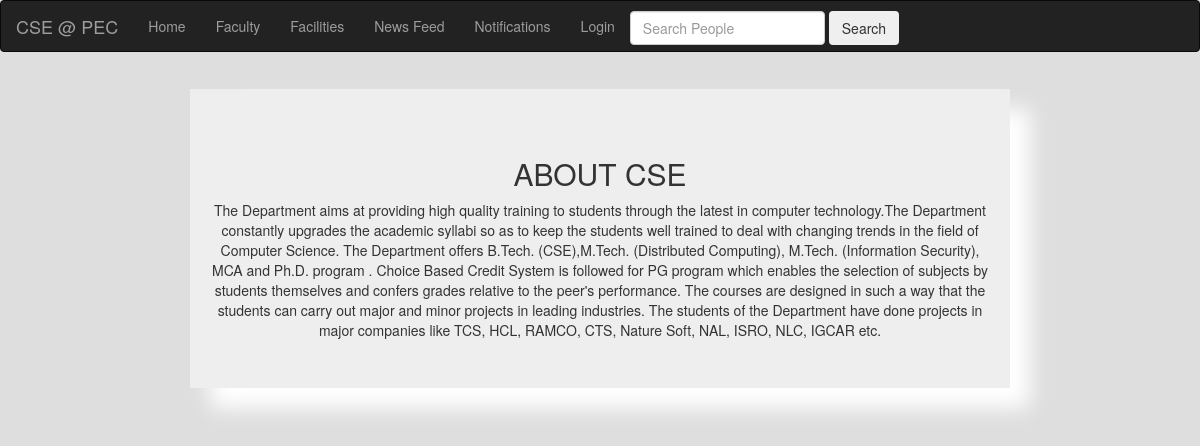
/CSE/index.php, run on an earlier commit of the app's database.
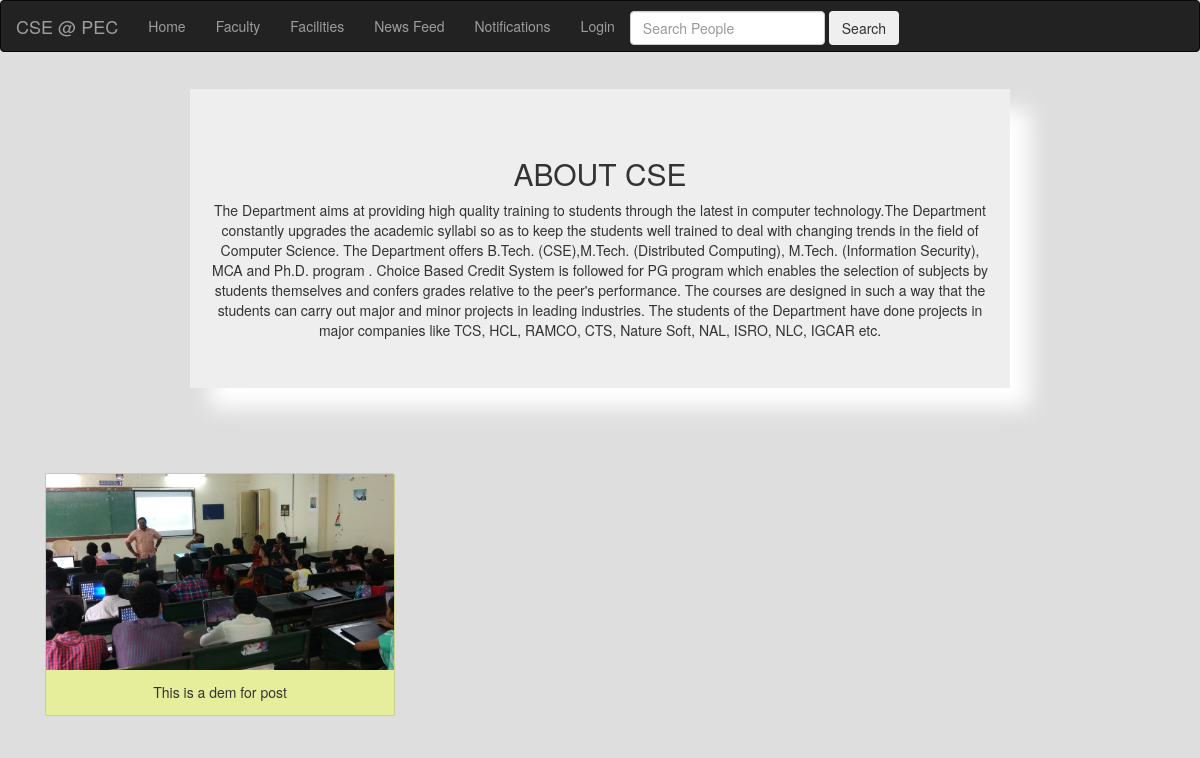
And on a later commit of the database.
### tables this page shows
CREATE TABLE `posts` (
  `id` int(11) NOT NULL,
  `body` text NOT NULL,
  `added_by` varchar(60) NOT NULL,
  `date_added` datetime NOT NULL,
  `user_closed` varchar(3) NOT NULL,
  `deleted` varchar(3) NOT NULL,
  `likes` int(11) NOT NULL,
  `image` varchar(500) NOT NULL
);

### CSE/index.php (the view, shortened to what this page needs)
<?php require 'include/header.php' ?>
<div class="container">
  <div id="myCarousel" class="carousel slide" data-ride="carousel">
    <a class="left carousel-control" href="#myCarousel" data-slide="prev">
      <span class="glyphicon glyphicon-chevron-left"></span>
    </a>
    <a class="right carousel-control" href="#myCarousel" data-slide="next">
      <span class="glyphicon glyphicon-chevron-right"></span>
    </a>
  </div>
</div>
<div id="container">
<div class="row">
  <div class="col-sm-2">
  </div>
  <div class="col-sm-8 jumbotron text-center addshadow">
    <h2 class="text-center">ABOUT CSE</h2>
    <div>
    </div>
  </div>
  <div class="col-sm-2">
  </div>
</div>
<br /><br />
<div class="container card-group text-center">
 <?php
      $data= mysqli_query($con,"SELECT * FROM posts WHERE added_by='admin_admin' ORDER BY date_added DESC");
      while($row=mysqli_fetch_array($data))
      {
        $imagePath="../wt/".$row['image'];
          $body=$row['body'];
          $color = array('#e6ee9c','#4fc3f7','#80deea','#ffcc80','#f8bbd0');
          $color_no=mt_rand(0,4);
          ?>
          <div class="col-sm-4"><div class='card' style='width:100%; margin-top:15px;margin-bottom:15px; background:<?php echo $color[$color_no] ?> ;'>
                <?php
                if($imagePath!='../wt/')
                { ?>
                <img  style='max-width:100%;' class='card-img-top' src='<?php echo $imagePath; ?>'>
                <?php
                }
                 ?>
                <div class='card-body'>
                  <div class='card-text'><?php echo $body; ?>
                  </div>
                </div>
          </div></div>
          <?php
      }
 ?>
</div>
</div>

### CSE/include/header.php (shortened to what this page needs)
<!DOCTYPE html>
<html lang="en">
<head>
  <link rel="stylesheet" href="css/bootstrap.css">
  <link rel="stylesheet" href="css/dynamicbg.css">
</head>
<body>
<nav class="navbar navbar-inverse">
  <div class="container-fluid">
    <div class="navbar-header">
      <a class="navbar-brand" href="index.php">CSE @ PEC</a>
    </div>
    <ul class="nav navbar-nav">
      <li><a href="index.php">Home</a></li>
      <li><a href="faculty.php">Faculty</a></li>
      <li><a href="newfacilities.php">Facilities</a></li>
      <li><a href="newsfeed.php">News Feed</a></li>
      <li><a href="notifications.php">Notifications</a></li>
      <li><a href="../wt/register.php">Login</a></li>
    </ul>
    <form class="form-inline" style="margin-top: 10px;" method="GET" action="searchEngine.php">
        <input class="form-control" type="search" placeholder="Search People" name="name" required>
        <button class="btn btn-outline-success" name="search">Search</button>
    </form>
  </div>
</nav>

### CSE/css/dynamicbg.css (style rules this page uses)
body { background: #dedede; }
.addshadow { box-shadow: 20px 20px 20px #ffffff; }

What changed in the data, as far as the page shows it:
added posts: image (picture), body "This is a dem for post"
